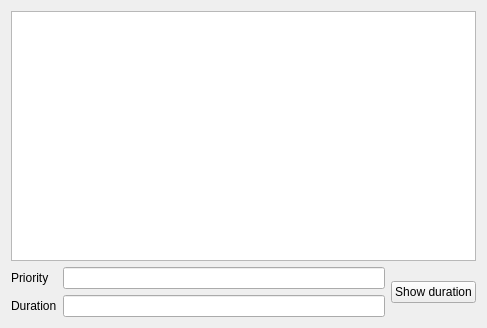
<?xml version="1.0" encoding="UTF-8"?>
<ui version="4.0">
 <class>Manager</class>
 <widget class="QWidget" name="Manager">
  <property name="geometry">
   <rect>
    <x>0</x>
    <y>0</y>
    <width>487</width>
    <height>328</height>
   </rect>
  </property>
  <property name="windowTitle">
   <string>Manager</string>
  </property>
  <layout class="QVBoxLayout" name="verticalLayout">
   <item>
    <widget class="QListWidget" name="ManagerListWidget"/>
   </item>
   <item>
    <layout class="QHBoxLayout" name="horizontalLayout">
     <item>
      <layout class="QFormLayout" name="formLayout">
       <item row="0" column="0">
        <widget class="QLabel" name="label">
         <property name="text">
          <string>Priority</string>
         </property>
        </widget>
       </item>
       <item row="0" column="1">
        <widget class="QLineEdit" name="priorityLineEdit"/>
       </item>
       <item row="1" column="0">
        <widget class="QLabel" name="label_2">
         <property name="text">
          <string>Duration</string>
         </property>
        </widget>
       </item>
       <item row="1" column="1">
        <widget class="QLineEdit" name="durationLineEdit"/>
       </item>
      </layout>
     </item>
     <item>
      <widget class="QPushButton" name="showDurationButton">
       <property name="text">
        <string>Show duration</string>
       </property>
      </widget>
     </item>
    </layout>
   </item>
  </layout>
 </widget>
 <layoutdefault spacing="6" margin="11"/>
 <resources/>
 <connections/>
</ui>
